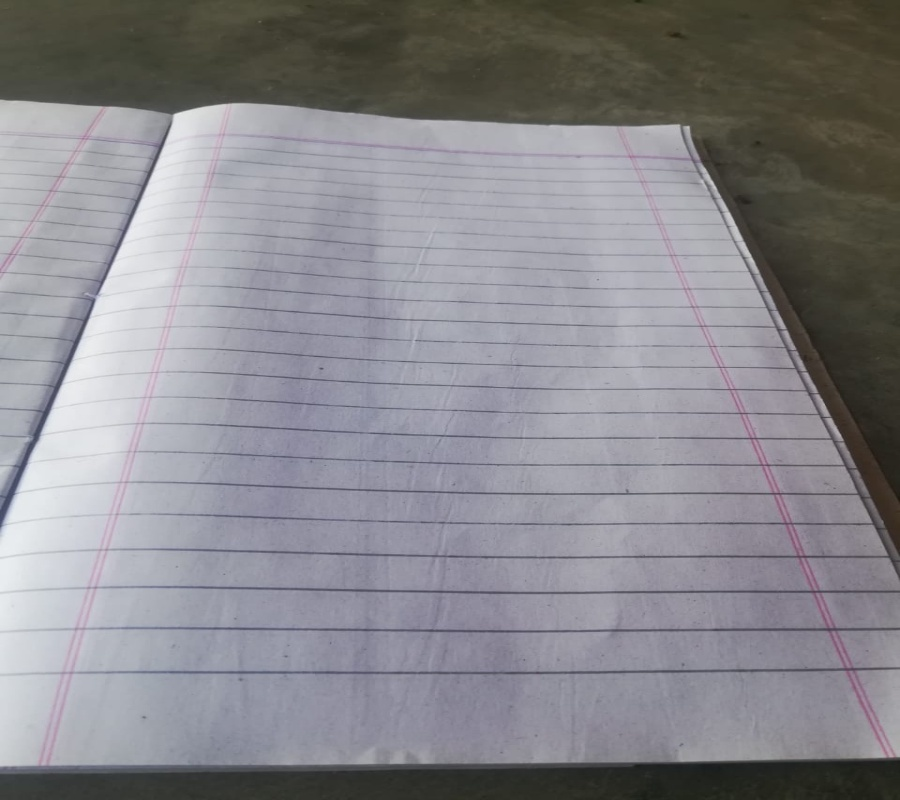
#> input picture resources/img12.jpg, 900 x 800 px
$ python img_straight.py
#> lines starting #> are read from the running program, lines starting #| are printed output that depends on the picture
### Image straightness
import pandas as pd
import numpy as np
import cv2 as cv

img =cv.imread("resources/img12.jpg")
#> img is the input picture: shape (800, 900, 3); mean B, G, R 140.5, 135.4, 136.5
# img = cv.resize(img,(600,600))
print(img.shape)##(1280, 960, 3)
#| (800, 900, 3)
point1 = np.float32([[222,134],[633,154],[44,759],[890,756]])

width,height = 800,900

point2 = np.float32([[0,0],[800,0],[0,height],[width,height]])
matrix = cv.getPerspectiveTransform(point1,point2)

out_img = cv.warpPerspective(img,matrix,(width,height))
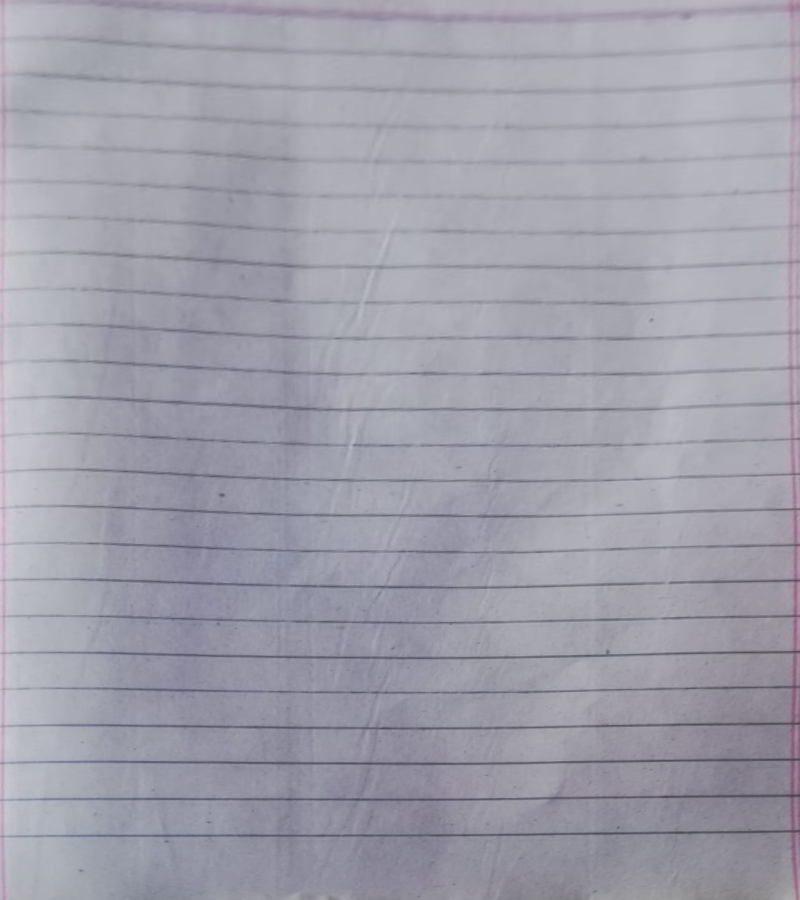
#> out_img: shape (900, 800, 3); mean B, G, R 171.1, 159.4, 160.2

cv.imshow("pic",img)
cv.imshow("Tranasformed",out_img)
cv.waitKey(0)
cv.destroyAllWindows()

$ run again, with resources/img11.jpg copied over resources/img12.jpg
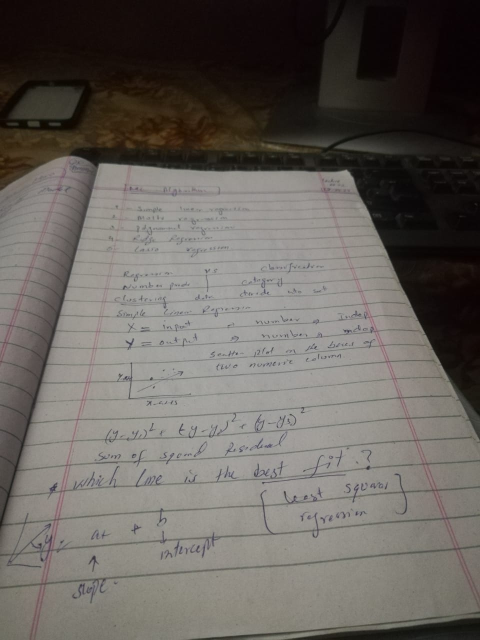
#> input picture resources/img11.jpg, 960 x 1280 px (shown at 1/2 size)
#> img is the input picture: shape (1280, 960, 3); mean B, G, R 94, 99, 103.7
#| (1280, 960, 3)
#> `out_img = cv.warpPerspective(img,matrix,(width,height))`:
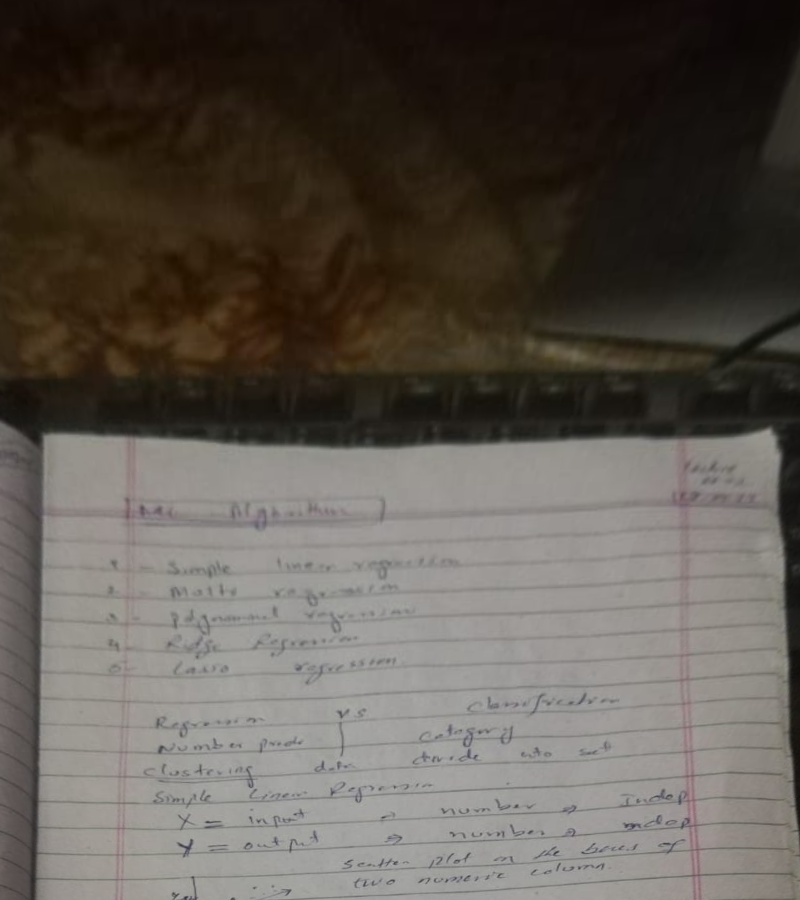
#> out_img: shape (900, 800, 3); mean B, G, R 80.4, 87.4, 93.5

$ run again, with resources/img2.jpg copied over resources/img12.jpg
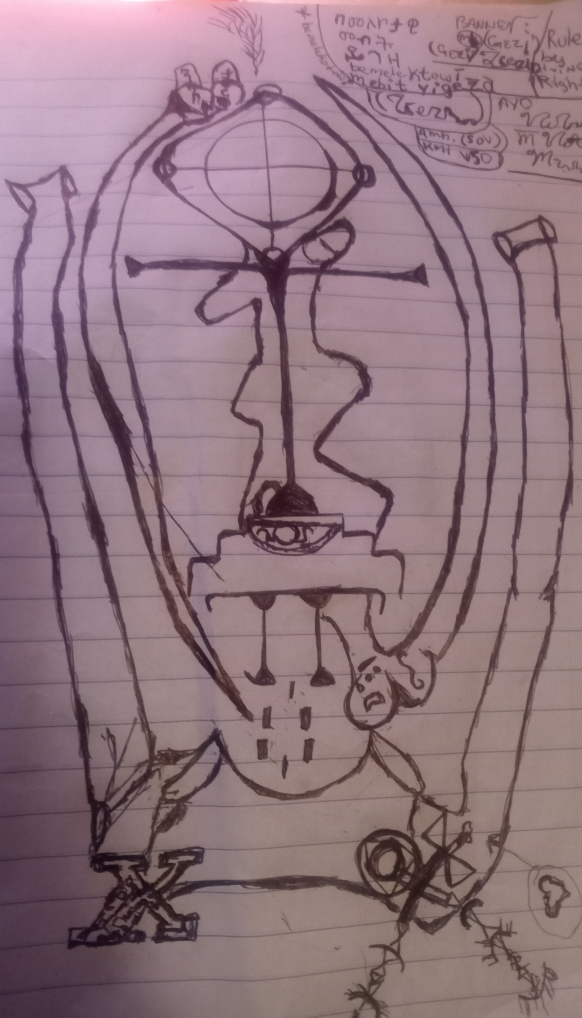
#> input picture resources/img2.jpg, 2328 x 4070 px (shown at 1/4 size)
#> img is the input picture: shape (4070, 2328, 3); mean B, G, R 126.4, 117.9, 143.9
#| (4070, 2328, 3)
#> `out_img = cv.warpPerspective(img,matrix,(width,height))`:
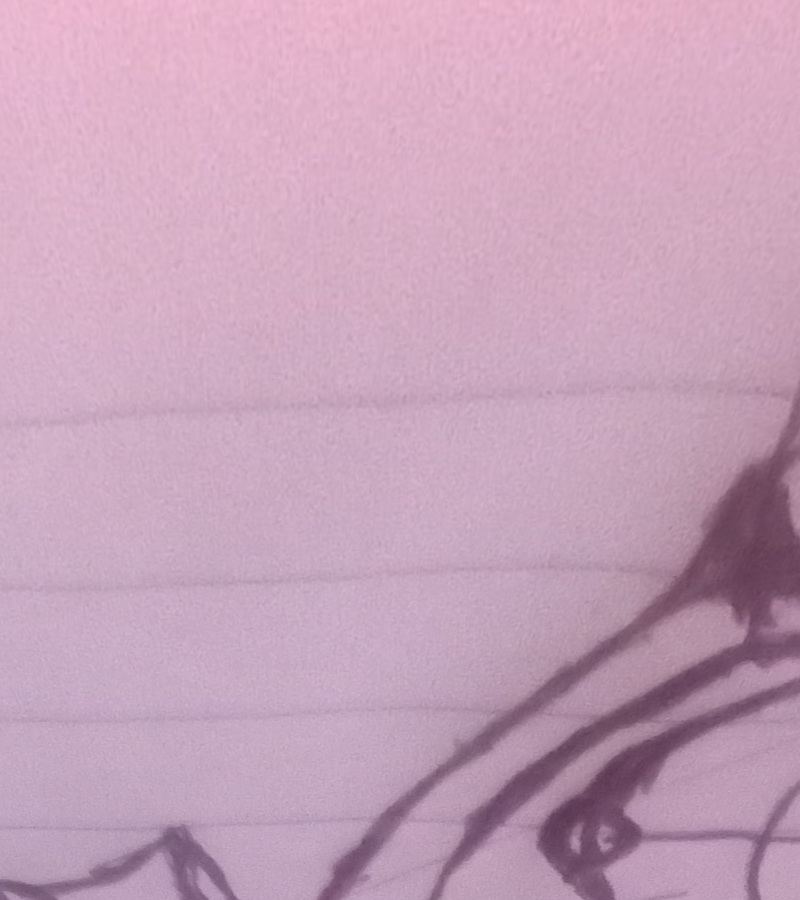
#> out_img: shape (900, 800, 3); mean B, G, R 185.8, 162.1, 198

$ run again, with resources/asf.jpg copied over resources/img12.jpg
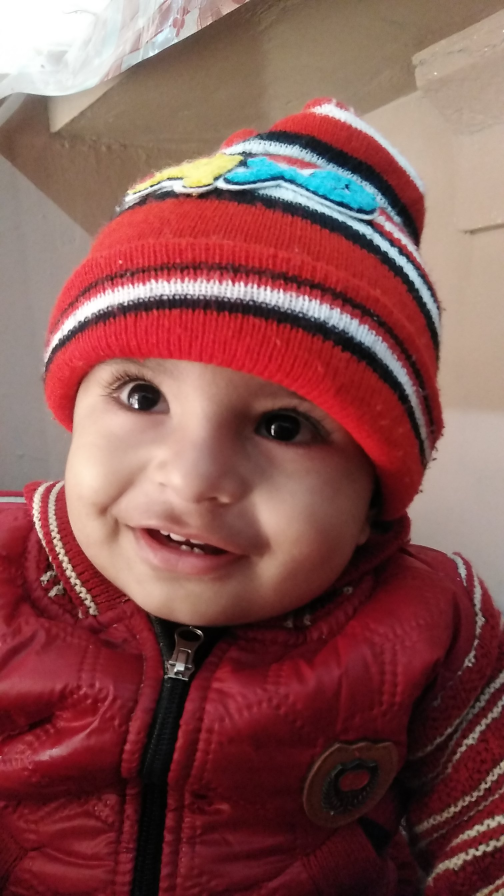
#> input picture resources/asf.jpg, 1512 x 2688 px (shown at 1/3 size)
#> img is the input picture: shape (2688, 1512, 3); mean B, G, R 80.5, 82.9, 134.6
#| (2688, 1512, 3)
#> `out_img = cv.warpPerspective(img,matrix,(width,height))`:
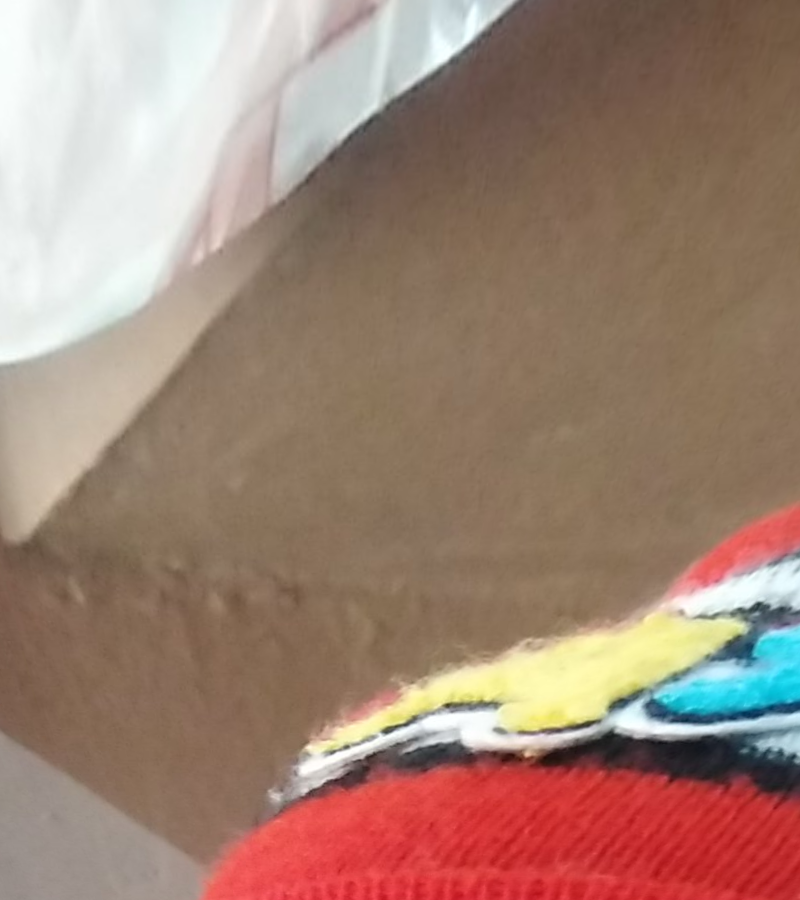
#> out_img: shape (900, 800, 3); mean B, G, R 115.9, 130.8, 159.5
